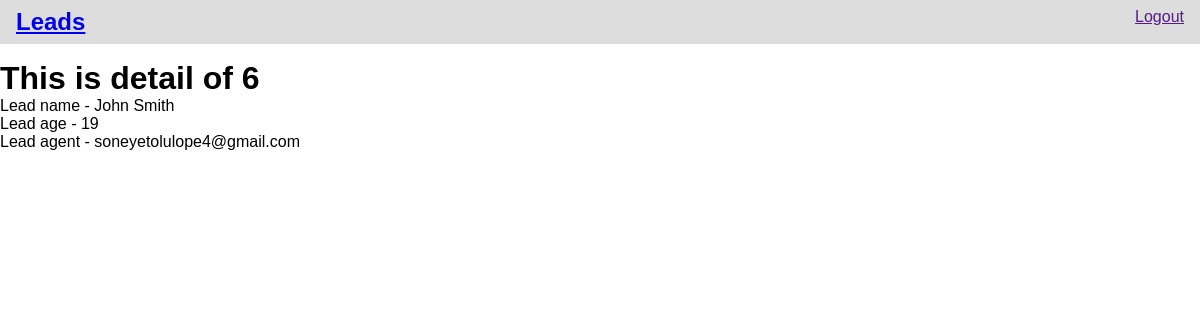
/leads/6/, run on the app's committed database.
### leads/models.py (models this page shows)
class Lead(models.Model):
    first_name = models.CharField(max_length=20)
    last_name = models.CharField(max_length=20)
    age = models.IntegerField(default=0)
    created_at = models.DateTimeField(auto_now_add=True)
    agent = models.ForeignKey("Agent", on_delete=models.CASCADE, null=True)
    class Meta:
        ordering = ['-created_at']
    def __str__(self) -> str:
        return self.first_name + " " + self.last_name

class Agent(models.Model):
    user = models.OneToOneField(User, on_delete=models.CASCADE)
    def __str__(self):
        return self.user.email

class User(AbstractUser):
    pass

### leads/views.py (the view)
# urls.py: path('<int:pk>/', views.lead_detail, name="detail"),
def lead_detail(request, pk):
    lead = get_object_or_404(Lead, id=pk)
    context = {"lead": lead}
    return render(request, 'leads/lead_detail.html', context)

### leads/templates/leads/lead_detail.html (shortened to what this page needs)
{% extends 'main.html' %}
{% block title %}
<h1>This is detail of {{lead.id}}</h1>
{% endblock title %}
{% block content %}
<p>Lead name - {{lead}}</p>
<p>Lead age - {{lead.age}}</p>
<p>Lead agent - {{lead.agent}}</p>
{% endblock content %}

### templates/main.html (style rules this page uses)
* { font-family: sans-serif; margin: 0; padding:0; box-sizing: border-box; }

### data on the page
Lead: id "6", first_name+last_name "John Smith", age "19", agent "soneyetolulope4@gmail.com"
